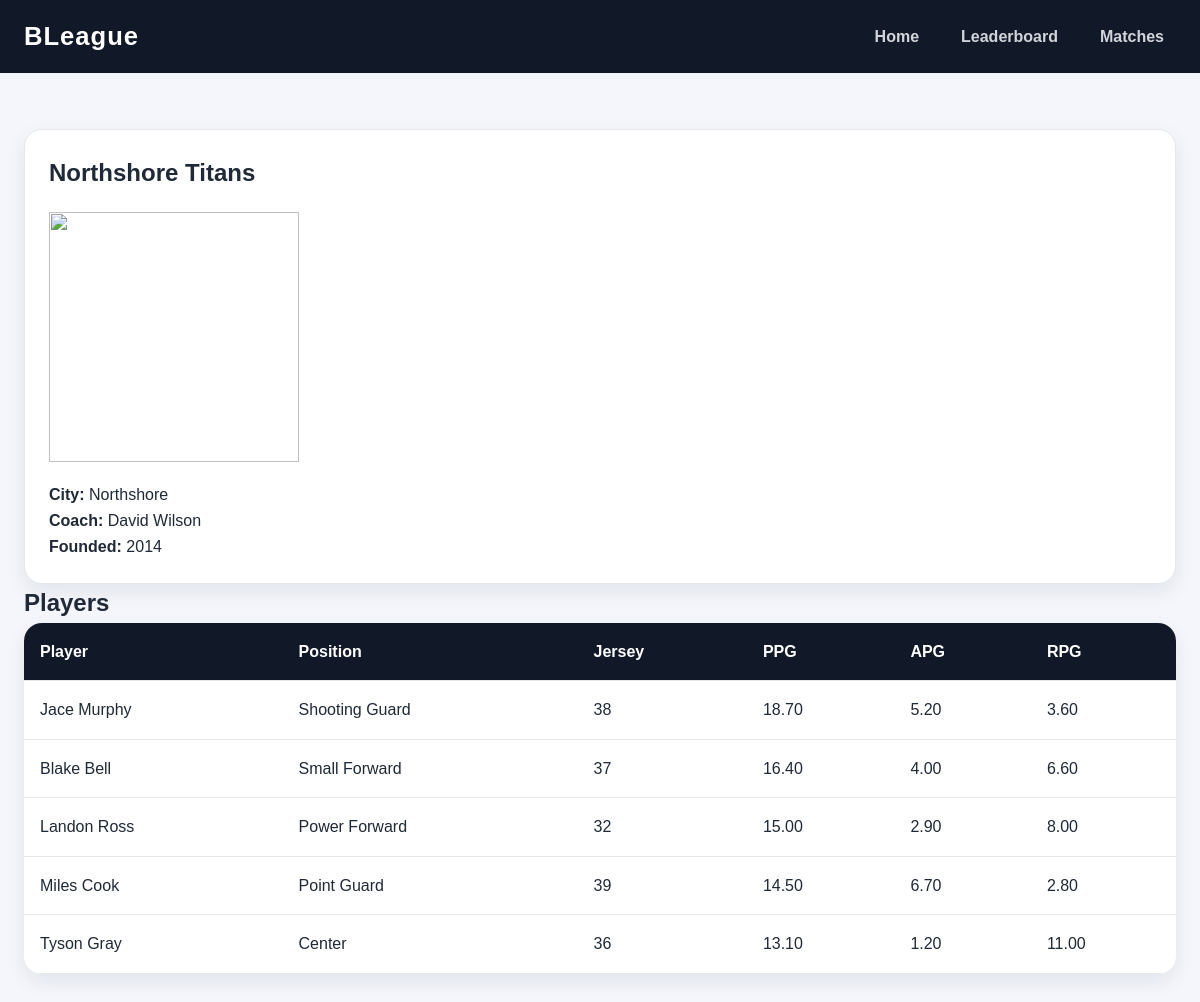
Screenshot of /team.php?id=3 with the database file from the repository.
### tables this page shows
CREATE TABLE Teams(
    TeamID INT AUTO_INCREMENT PRIMARY KEY,
    TeamsName VARCHAR(100) NOT NULL UNIQUE,
    City VARCHAR(100) NOT NULL,
    CoachName VARCHAR(100),
    FoundedYear YEAR NOT NULL,

    CONSTRAINT chk_founded_year 
    CHECK (FoundedYear >= 2000)
);

CREATE TABLE Players(
    PlayerID INT AUTO_INCREMENT PRIMARY KEY,

    PlayerName VARCHAR(100) NOT NULL,
    PlayerPosition VARCHAR(50) NOT NULL,

    JerseyNumber INT NOT NULL UNIQUE,

    PointsPerGame DECIMAL(5,2) DEFAULT 0,
    AssistsPerGame DECIMAL(5,2) DEFAULT 0,
    ReboundsPerGame DECIMAL(5,2) DEFAULT 0,

    TeamID INT NOT NULL,

    CONSTRAINT chk_jersey 
    CHECK (JerseyNumber BETWEEN 0 AND 99),

    CONSTRAINT chk_points 
    CHECK (PointsPerGame >= 0),

    CONSTRAINT chk_assists 
    CHECK (AssistsPerGame >= 0),

    CONSTRAINT chk_rebounds 
    CHECK (ReboundsPerGame >= 0),

    CONSTRAINT fk_players_team 
    FOREIGN KEY (TeamID) REFERENCES Teams(TeamID)
    ON DELETE CASCADE
    ON UPDATE CASCADE
);

### web/team.php (the view, shortened to what this page needs)
<?php
include "db.php";
$teamID = intval($_GET['id']);
$teamSql = "SELECT * FROM Teams WHERE TeamID = $teamID";
$teamResult = $conn->query($teamSql);
$team = $teamResult->fetch_assoc();
$image = strtolower(str_replace(" ", "", $team['TeamsName'])) . ".png";
?>
<!DOCTYPE html>
<html>
<head>
    <link rel="stylesheet" href="style.css">
</head>
<body>
<header class="site-header">
    <nav class="navbar">
        <a class="logo" href="index.php">BLeague</a>
        <ul class="nav-links">
            <li><a href="index.php">Home</a></li>
            <li><a href="leaderboard.php">Leaderboard</a></li>
            <li><a href="matches.php">Matches</a></li>
        </ul>
    </nav>
</header>
<main>
<section class="section">
    <div class="team-card">
        <h1><?php echo $team['TeamsName']; ?></h1>
        <img src="images/<?php echo $image; ?>" class="team-logo-large">
        <p><strong>City:</strong> <?php echo $team['City']; ?></p>
        <p><strong>Coach:</strong> <?php echo $team['CoachName']; ?></p>
        <p><strong>Founded:</strong> <?php echo $team['FoundedYear']; ?></p>
    </div>
    <h2>Players</h2>
    <div class="table-wrapper">
        <table>
            <tr>
                <th>Player</th>
                <th>Position</th>
                <th>Jersey</th>
                <th>PPG</th>
                <th>APG</th>
                <th>RPG</th>
            </tr>
            <?php
            $playerSql = "
            SELECT * FROM Players
            WHERE TeamID = $teamID
            ORDER BY PointsPerGame DESC
            ";
            $players = $conn->query($playerSql);
            while ($row = $players->fetch_assoc()) {
                echo "<tr>";
                echo "<td>" . $row['PlayerName'] . "</td>";
                echo "<td>" . $row['PlayerPosition'] . "</td>";
                echo "<td>" . $row['JerseyNumber'] . "</td>";
                echo "<td>" . $row['PointsPerGame'] . "</td>";
                echo "<td>" . $row['AssistsPerGame'] . "</td>";
                echo "<td>" . $row['ReboundsPerGame'] . "</td>";
                echo "</tr>";
            }
            ?>
        </table>
    </div>
</section>
</main>
</body>
</html>

### web/style.css (style rules this page uses)
* { box-sizing: border-box; margin: 0; padding: 0; }
body { font-family: Arial, Helvetica, sans-serif; background: #f4f6fb; color: #1f2937; line-height: 1.6; }
.site-header { background: #111827; position: sticky; top: 0; z-index: 10; }
.navbar { max-width: 1200px; margin: auto; padding: 16px 24px; display: flex; align-items: center; justify-content: space-between; }
.logo { color: #ffffff; font-size: 1.6rem; font-weight: 800; text-decoration: none; letter-spacing: 1px; }
.nav-links { list-style: none; display: flex; gap: 18px; }
.nav-links a { color: #d1d5db; text-decoration: none; font-weight: 600; padding: 8px 12px; border-radius: 8px; }
.section { max-width: 1200px; margin: 0 auto; padding: 56px 24px; }
.team-card { background: #ffffff; border: 1px solid #e5e7eb; border-radius: 18px; padding: 24px; box-shadow: 0 8px 20px rgba(17, 24, 39, 0.08); }
.table-wrapper { overflow-x: auto; background: #ffffff; border-radius: 18px; box-shadow: 0 8px 20px rgba(17, 24, 39, 0.08); }
table { width: 100%; border-collapse: collapse; }
th, td { padding: 16px; text-align: left; border-bottom: 1px solid #e5e7eb; }
th { background: #111827; color: #ffffff; }
.team-logo-large { width:250px; height:250px; object-fit:contain; margin:20px 0; }

### rows the page displays
teams: TeamsName "Northshore Titans", City "Northshore", CoachName "David Wilson", FoundedYear "2014"
players: PlayerName "Jace Murphy", PlayerPosition "Shooting Guard", JerseyNumber "38", PointsPerGame "18.70", AssistsPerGame "5.20", ReboundsPerGame "3.60"
players: PlayerName "Blake Bell", PlayerPosition "Small Forward", JerseyNumber "37", PointsPerGame "16.40", AssistsPerGame "4.00", ReboundsPerGame "6.60"
players: PlayerName "Landon Ross", PlayerPosition "Power Forward", JerseyNumber "32", PointsPerGame "15.00", AssistsPerGame "2.90", ReboundsPerGame "8.00"
players: PlayerName "Miles Cook", PlayerPosition "Point Guard", JerseyNumber "39", PointsPerGame "14.50", AssistsPerGame "6.70", ReboundsPerGame "2.80"
players: PlayerName "Tyson Gray", PlayerPosition "Center", JerseyNumber "36", PointsPerGame "13.10", AssistsPerGame "1.20", ReboundsPerGame "11.00"
